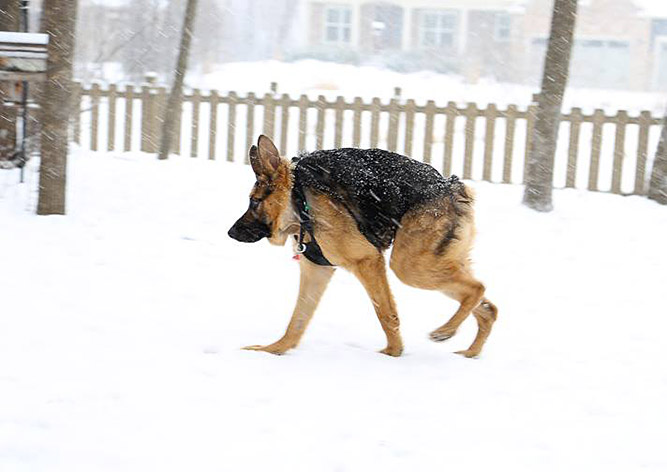
#> input picture group 412/lab2/Stasyshyn_Rostyslav/input/1.jpg, 667 x 472 px; its folder holds only this picture in this run; the run also reads 1 picture not shown here
$ jupyter execute --allow-errors laba2.ipynb
#> lines starting #> are read from the running program, lines starting #| are printed output that depends on the picture; long printed decimals are rounded
[cell 1]
import cv2
import os

[cell 2]
input_dir = "input"
output_dir = "otput"

[cell 3]
image_files = os.listdir(input_dir)

[cell 4]
for image_file in image_files:

    input_image = cv2.imread(os.path.join(input_dir, image_file))
#> input_image is the input picture: shape (472, 667, 3); mean B, G, R 217.1, 220, 223

    distorted_image = cv2.flip(input_image, 1) # flip horizontally
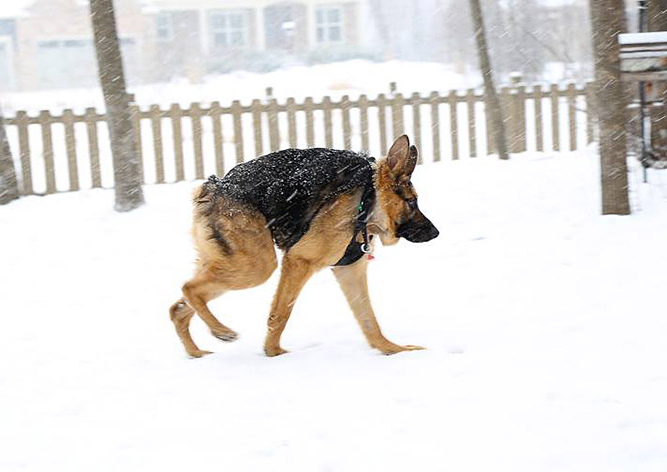
#> distorted_image: shape (472, 667, 3); mean B, G, R 217.1, 220, 223
    distorted_image = cv2.GaussianBlur(distorted_image, (5, 5), 0) # apply Gaussian blur

    output_file = os.path.join(output_dir, f"distorted_{image_file}")
    cv2.imwrite(output_file, distorted_image)

[cell 5]
import numpy as np
from skimage.feature import daisy
from sklearn.neighbors import NearestNeighbors

[cell 6]
image_pair_1 = ["/content/output/distorted_1.jpg", "/content/output/distorted_2.jpg"]
image_pair_2 = ["/content/output/distorted_3.jpg", "/content/output/distorted_4.jpg"]

[cell 7]
# DAISY feature descriptor parameters
radius = 15
num_neighbors = 8
num_histograms = 8
num_orientations = 8

[cell 8]
orb = cv2.ORB_create()

for pair in [image_pair_1, image_pair_2]:
    # Read input images
    img1 = cv2.imread(pair[0], cv2.IMREAD_GRAYSCALE)
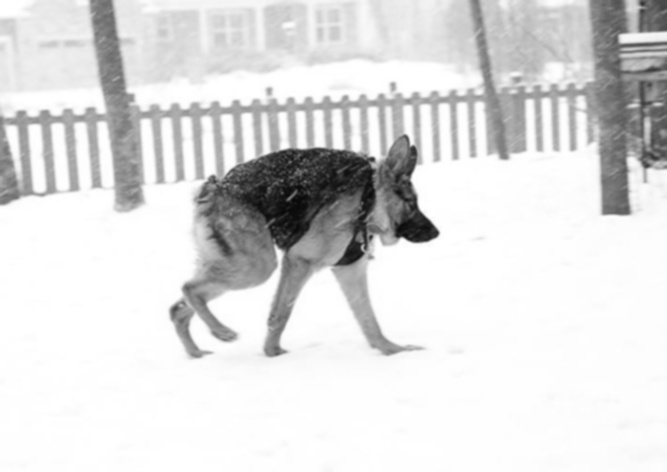
#> img1: shape (472, 667); min 8, max 255, mean 220.5
    img2 = cv2.imread(pair[1], cv2.IMREAD_GRAYSCALE)
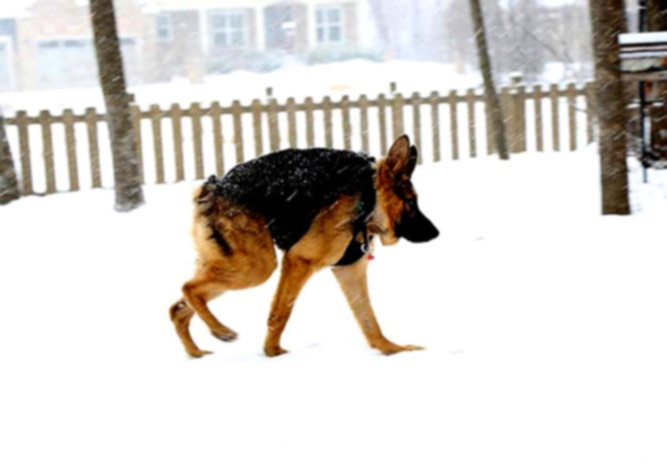
#> input picture group 412/lab2/Stasyshyn_Rostyslav/otput/distorted_2.jpg, 667 x 472 px, found by its file name
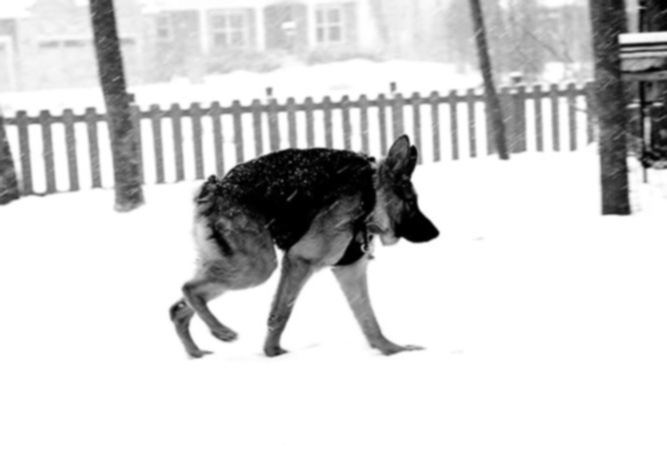
#> img2: shape (472, 667); min 0, max 255, mean 212.9

    # Detect and compute ORB keypoints and descriptors for both images
    keypoints1, desc1 = orb.detectAndCompute(img1, None)
#> keypoints1 = 500 keypoints; strongest (x, y, size): (430, 233, 111.1), (433, 233, 92.6), (435, 231, 77.1), (438, 232, 64.3)
    keypoints2, desc2 = orb.detectAndCompute(img2, None)
#> keypoints2 = 500 keypoints; strongest (x, y, size): (430, 233, 111.1), (435, 231, 77.1), (433, 233, 92.6), (438, 232, 64.3)

    # Compute DAISY descriptors for both images
    desc1 = daisy(img1, step=8, radius=radius, rings=2, histograms=num_histograms,
                  orientations=num_orientations, visualize=False)
    desc2 = daisy(img2, step=8, radius=radius, rings=2, histograms=num_histograms,
                  orientations=num_orientations, visualize=False)

    # Reshape descriptors to be 2D arrays
    desc1 = desc1.reshape(desc1.shape[0], -1)
    desc2 = desc2.reshape(desc2.shape[0], -1)

    # Find nearest neighbors between descriptors of both images
    neigh = NearestNeighbors(n_neighbors=2, algorithm='kd_tree')
    neigh.fit(desc1)
    distances, indices = neigh.kneighbors(desc2)
#> distances = 56 pairs, first value 0.0306 to 2.17, second value 0.245 to 2.24; indices = 56 pairs, first value 0 to 46, second value 1 to 46

    # Compute affine transformation between nearest neighbors
    pts1 = np.array([kp.pt for kp in keypoints1])
#> pts1 = 500 pairs, first value 46.08 to 630, second value 31 to 355.7
    pts2 = np.array([kp.pt for kp in keypoints2])
#> pts2 = 500 pairs, first value 41 to 630, second value 31 to 355.7
    affine = cv2.estimateAffinePartial2D(pts2[indices[:, 0].astype(int)], pts1[indices[:, 1].astype(int)])

    # Print estimated transformation parameters
    print(f"Image pair: {pair}")
    if affine is None:
        print("No matching keypoints found.")
    else:
        print("Affine transformation parameters:")
        print(f"Rotation angle: {np.degrees(np.arctan2(affine[1][0], affine[0][0]))}")
#| Rotation angle: [180. 180.   0.]
        print(f"Translation x: {affine[0][1]}")
#| Translation x: [  0.5474  -0.2953 248.180]
        print(f"Translation y: {affine[1][2]}")
#| Translation y: [0]
#> pass 2 of the loop `for pair in [image_pair_1, image_pair_2]:`:
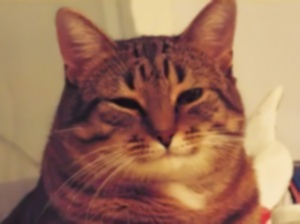
#> input picture group 412/lab2/Stasyshyn_Rostyslav/otput/distorted_3.jpg, 300 x 224 px, found by its file name
#> img1: shape (224, 300)
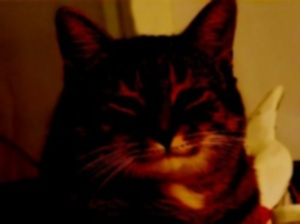
#> input picture group 412/lab2/Stasyshyn_Rostyslav/otput/distorted_4.jpg, 300 x 224 px, found by its file name
#> `img2 = cv2.imread(pair[1], cv2.IMREAD_GRAYSCALE)`:
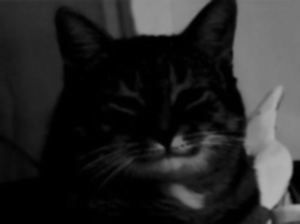
#> img2: shape (224, 300); min 0, max 180, mean 39.9
#> keypoints1 = 399 keypoints; strongest (x, y, size): (166, 143, 64.3), (166, 145, 53.6), (167, 144, 77.1), (167, 146, 37.2)
#> keypoints2 = 94 keypoints; strongest (x, y, size): (179, 137, 77.1), (174, 141, 64.3), (178, 137, 64.3), (175, 143, 53.6)
#> distances = 25 pairs, first value 0.206 to 0.564, second value 0.282 to 0.641; indices = 25 pairs, first value 0 to 24, second value 1 to 24
#> pts1 = 399 pairs, first value 66 to 252, second value 37 to 175
#> pts2 = 94 pairs, first value 129.6 to 255, second value 33 to 170.4
#| Rotation angle: [81.490 94.082  0.3859]
#| Translation x: [ 0.07137  0.1496 26.452]
#| Translation y: [1]

[cell 9]
def match_images(img1, img2):
    # Convert images to grayscale
    # Initialize SIFT feature detector and descriptor extractor
    # Detect keypoints and compute descriptors for both images
    # Match keypoints using brute-force matching
    # Sort matches by distance
    # Convert images from BGR to RGB format for plotting
    # Draw matched keypoints as a plot

    gray1 = cv2.cvtColor(img1, cv2.COLOR_BGR2GRAY)
    gray2 = cv2.cvtColor(img2, cv2.COLOR_BGR2GRAY)

    sift = cv2.SIFT_create()

    kp1, desc1 = sift.detectAndCompute(gray1, None)
    kp2, desc2 = sift.detectAndCompute(gray2, None)

    bf = cv2.BFMatcher(cv2.NORM_L2)
    matches = bf.match(desc1, desc2)

    matches = sorted(matches, key=lambda x: x.distance)

    img1_rgb = cv2.cvtColor(img1, cv2.COLOR_BGR2RGB)
    img2_rgb = cv2.cvtColor(img2, cv2.COLOR_BGR2RGB)

    img_matches = cv2.drawMatches(img1_rgb, kp1, img2_rgb, kp2, matches[:20], None, flags=cv2.DrawMatchesFlags_NOT_DRAW_SINGLE_POINTS)
    plt.imshow(img_matches)
    plt.show()

img1 = cv2.imread("/content/input/2.jpg")
img2 = cv2.imread("/content/output/distorted_2.jpg")
#> img2 is the input picture: shape (472, 667, 3); mean B, G, R 207.3, 212.2, 216.4
